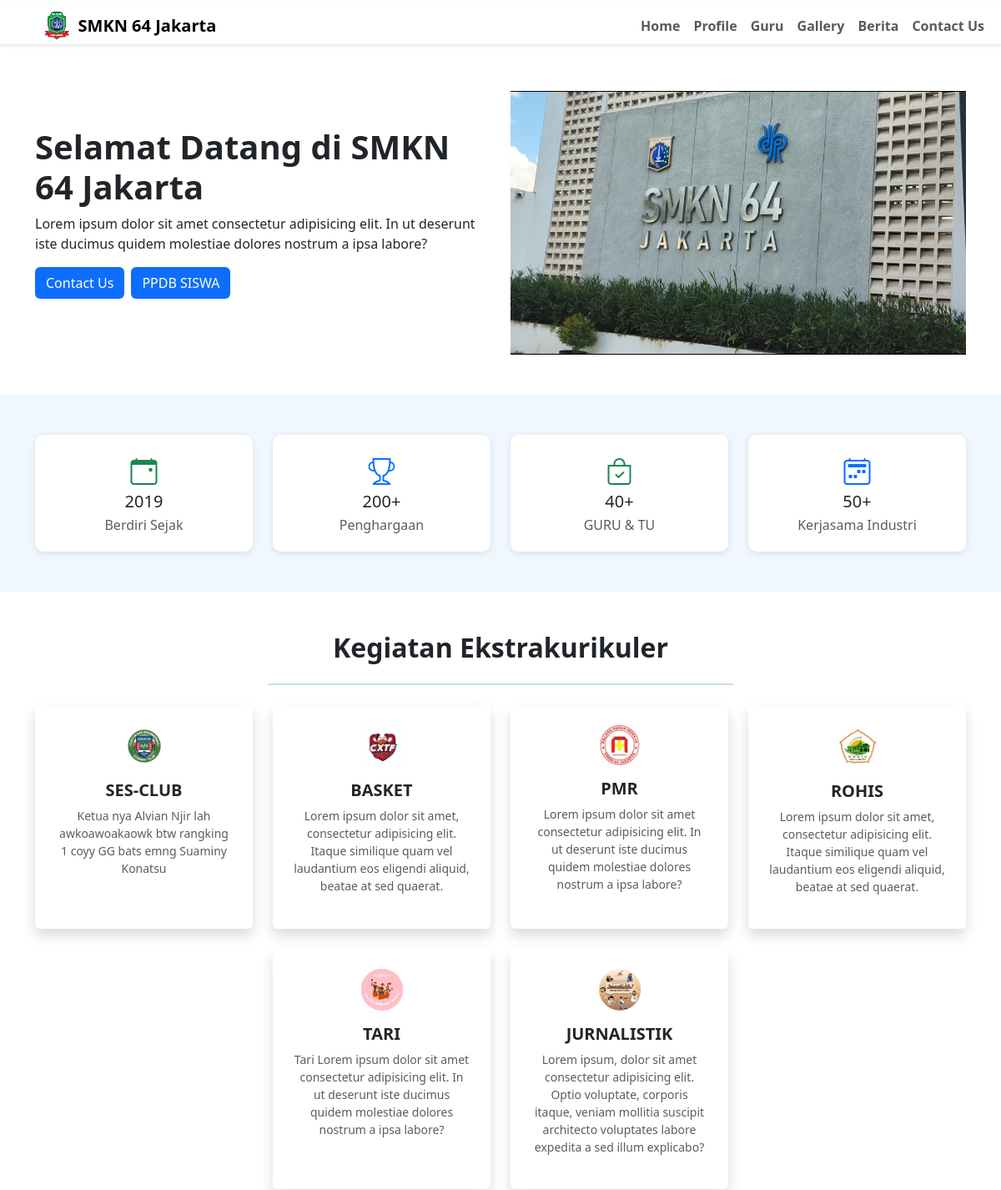
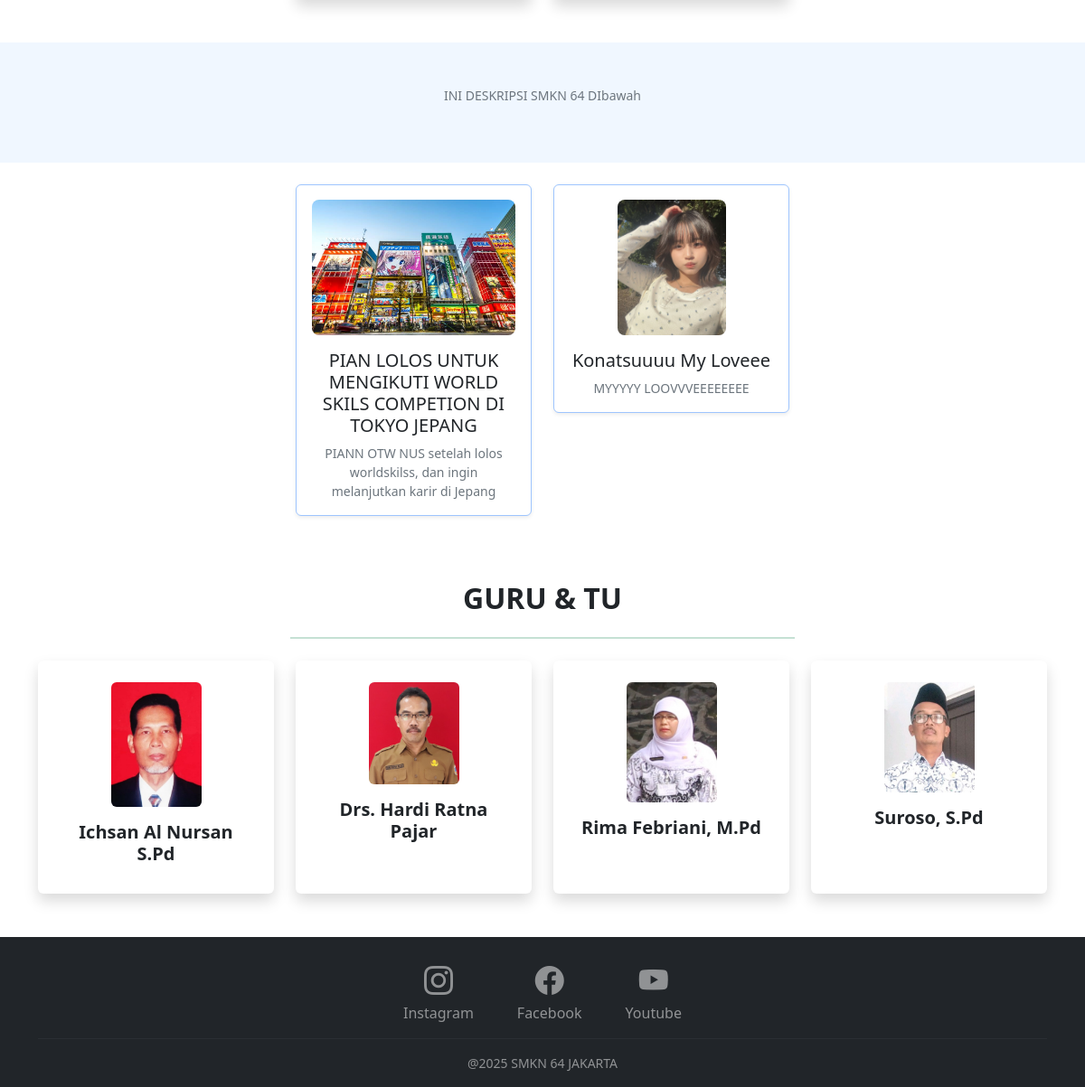
The app's page /WEP64/index.php with its own data (2 pictures, top to bottom).
### tables this page shows
CREATE TABLE `tbl_profile` (
  `id` int(11) NOT NULL,
  `profile_title` varchar(255) DEFAULT NULL,
  `profile_logo` varchar(255) DEFAULT NULL,
  `profile_berdiri` varchar(255) DEFAULT NULL,
  `profile_penghargaan` varchar(255) DEFAULT NULL,
  `profile_guru_tu` varchar(255) DEFAULT NULL,
  `profile_industri` varchar(255) DEFAULT NULL,
  `profile_visi` varchar(255) DEFAULT NULL,
  `profile_misi` varchar(500) DEFAULT NULL,
  `profile_alamat` varchar(500) DEFAULT NULL,
  `profile_email` varchar(255) DEFAULT NULL,
  `profile_npsn` varchar(150) DEFAULT NULL,
  `profile_pengawas` varchar(255) DEFAULT NULL,
  `profile_pengawas_nip` varchar(255) DEFAULT NULL,
  `profile_kepse` varchar(255) DEFAULT NULL,
  `profile_kepse_nip` varchar(255) DEFAULT NULL,
  `profile_identitas` text DEFAULT NULL,
  `profile_ig` varchar(255) DEFAULT NULL,
  `profile_yt` varchar(255) DEFAULT NULL,
  `profile_fb` varchar(255) DEFAULT NULL,
  `profile_x` varchar(255) DEFAULT NULL,
  `profile_deskripsi` varchar(255) DEFAULT NULL
);

CREATE TABLE `tbl_hero` (
  `id` int(11) NOT NULL,
  `hero_title` varchar(255) DEFAULT NULL,
  `hero_deskripsi` text DEFAULT NULL,
  `hero_img` varchar(255) DEFAULT NULL,
  `hero_status` enum('true','false') NOT NULL
);

CREATE TABLE `tbl_eskul` (
  `id` int(11) NOT NULL,
  `eskul_title` varchar(255) DEFAULT NULL,
  `eskul_deskripsi` text DEFAULT NULL,
  `eskul_img` varchar(255) DEFAULT NULL
);

CREATE TABLE `tbl_berita` (
  `id` int(11) NOT NULL,
  `berita_title` varchar(255) DEFAULT NULL,
  `berita_deskripsi` text DEFAULT NULL,
  `berita_img` varchar(255) DEFAULT NULL,
  `utama_biasa` enum('utama','biasa') DEFAULT NULL,
  `created_at` datetime NOT NULL DEFAULT current_timestamp(),
  `updated_at` datetime NOT NULL DEFAULT current_timestamp() ON UPDATE current_timestamp()
);

CREATE TABLE `tbl_guru_tu` (
  `id` int(11) NOT NULL,
  `guru_tu_name` varchar(255) DEFAULT NULL,
  `guru_tu_deskripsi` text DEFAULT NULL,
  `guru_tu_jenkel` enum('Laki - Laki','Perempuan') DEFAULT NULL,
  `guru_tu_gtk` varchar(255) DEFAULT NULL,
  `guru_tu_tmpt_lahir` varchar(255) DEFAULT NULL,
  `guru_tu_img` varchar(255) DEFAULT NULL
);

### WEP64/index.php (the view, shortened to what this page needs)
<?php
require_once("koneksi.php");
$sql = "SELECT * from tbl_profile";
$query = mysqli_query($conn, $sql);
$profile = mysqli_fetch_array($query);
?>
<!DOCTYPE html>
<html lang="en">
<head>
    <link rel="stylesheet" href="/WEP64/css/bootstrap.min.css">
    <link rel="stylesheet" href="https://cdn.jsdelivr.net/npm/bootstrap-icons@1.10.5/font/bootstrap-icons.css">
</head>
<body>
    <?php
    include 'navbar.php';
    ?>
    <?php
    $sql = "SELECT * from tbl_hero where hero_status=true";
    $query = mysqli_query($conn, $sql);
    $hero = mysqli_fetch_array($query);
    ?>
    <div class="container py-5">
        <div class="row align-items-center">
            <div class="col-lg-6 col-md 12 mb-4">
                <h1 class="fw-bold"><?= $hero['hero_title'] ?></h2>
                    <p><?= $hero['hero_deskripsi'] ?></p>
                    <div class="d-flex gap-2 mt-3">
                        <a href="contact.php" class="btn btn-custom bg-primary text-white">Contact Us</a>
                        <a href="#" class="btn btn-custom bg-primary text-white">PPDB SISWA</a>
                    </div>
            </div>
            <div class="col-lg-6 col-md-12 text-center">
                <img src="<?= $hero['hero_img'] ?>" alt="" class="img-fluid rounded-img">
            </div>
        </div>
    </div>
    <section class="bg-lightblue">
        <div class="container">
            <div class="row py-4 justify-content-center">
                <div class="col-md-3 col-sm-6 py-4">
                    <div class="stat-card">
                        <div class="stat-icon text-success"><i class="bi bi-calendar-event"></i></div>
                        <h5 class="mb-1"><?= $profile['profile_berdiri'] ?></h5>
                        <p class="text-muted mb-0">Berdiri Sejak</p>
                    </div>
                </div>
                <div class="col-md-3 col-sm-6 py-4">
                    <div class="stat-card">
                        <div class="stat-icon text-primary"><i class="bi bi-trophy"></i></div>
                        <h5 class="mb-1"><?= $profile['profile_penghargaan'] ?></h5>
                        <p class="text-muted mb-0">Penghargaan</p>
                    </div>
                </div>
                <div class="col-md-3 col-sm-6 py-4">
                    <div class="stat-card">
                        <div class="stat-icon text-success"><i class="bi bi-bag-check"></i></div>
                        <h5 class="mb-1"><?= $profile['profile_guru_tu'] ?></h5>
                        <p class="text-muted mb-0">GURU & TU</p>
                    </div>
                </div>
                <div class="col-md-3 col-sm-6 py-4">
                    <div class="stat-card">
                        <div class="stat-icon text-primary"><i class="bi bi-calendar2-week"></i></div>
                        <h5 class="mb-1"><?= $profile['profile_industri'] ?></h5>
                        <p class="text-muted mb-0">Kerjasama Industri</p>
                    </div>
                </div>
            </div>
        </div>
    </section>
    <section class="py-5 bg-white">
        <div class="container text-center">
            <h2 class="fw-bold">Kegiatan Ekstrakurikuler</h2>
            <hr class="mx-auto my-4 w-50 w-40 w-md-20 border-2 border-success opacity-30">
            <div class="row g-4 justify-content-center">
                <?php
                $sql = "SELECT * from tbl_eskul";
                $query = mysqli_query($conn, $sql);
                while ($eskul = mysqli_fetch_array($query)) {
                ?>
                    <div class="col-lg-3 col-md-6">
                        <div class="shadow rounded p-4 h-100 bg-white">
                            <img src="<?= $eskul['eskul_img'] ?>" alt="SESC" class="mx-auto d-block mb-3" width="50">
                            <h5 class="fw-bold"><?= $eskul['eskul_title'] ?></h5>
                            <p class="text-muted small"><?= $eskul['eskul_deskripsi'] ?></p>
                        </div>
                    </div>
                <?php
                }
                ?>
            </div>
        </div>
    </section>
    <div class="container-fluid py-5 d-flex justify-content-center align-items-center bg-lightblue">
        <p class="col-12 col-md-6 text-center text-secondary small px-3"><?= $profile['profile_deskripsi'] ?></p>
    </div>
    <div class="container py-4 text-center">
        <a href="berita.php" class="text-decoration-none">
            <div class="row g-4 justify-content-center">
                <?php
                $sql = "SELECT * from tbl_berita where utama_biasa='utama'";
                $query = mysqli_query($conn, $sql);
                while ($berita = mysqli_fetch_array($query)) {
                ?>
                    <div class="col-12 col-md-6 col-lg-3">
                        <div class="card border-primary-subtle shadow-sm">
                            <div class="card-body text-center">
                                <img src="<?= $berita['berita_img'] ?>"
                                    alt="<?= $berita['berita_title'] ?>"
                                    class="img-fluid mb-3 rounded-3"
                                    style="max-height: 150px; object-fit: cover;">
                                <h5 class="card-title"><?= $berita['berita_title'] ?></h5>
                                <p class="card-text text-secondary small"><?= $berita['berita_deskripsi'] ?></p>
                            </div>
                        </div>
                    </div>
                <?php
                }
                ?>
            </div>
        </a>
    </div>
    <section class="py-5 bg-white">
        <div class="container text-center">
            <h2 class="fw-bold">GURU & TU</h2>
            <hr class="mx-auto my-4 w-50 w-40 w-md-20 border-2 border-success opacity-30">
            <div class="row g-4 justify-content-center">
                <?php
                $sql = "SELECT * from tbl_guru_tu";
                $query = mysqli_query($conn, $sql);
                while ($guru_tu = mysqli_fetch_array($query)) {
                ?>
                    <div class="col-lg-3 col-md-6">
                        <div class="shadow rounded p-4 h-100 bg-white">
                            <img src="<?= $guru_tu['guru_tu_img'] ?>" class="mx-auto d-block mb-3 rounded" width="100" alt=""></img>
                            <h5 class="fw-bold"><?= $guru_tu['guru_tu_name'] ?></h5>
                        </div>
                    </div>
                <?php
                }
                ?>
            </div>
        </div>
    </section>
    <?php include 'footer.php' ?>
</body>
</html>

### WEP64/navbar.php (shortened to what this page needs)
<?php
    include 'koneksi.php';
    $sql = "SELECT * from tbl_profile where id='1'";
    $query = mysqli_query($conn, $sql);
    $nav = mysqli_fetch_array($query);
?>
<!DOCTYPE html>
<html lang="en">
<head>
    <link rel="stylesheet" href="/WEP64/css/bootstrap.min.css">
    <link rel="stylesheet" href="https://cdn.jsdelivr.net/npm/bootstrap-icons@1.10.5/font/bootstrap-icons.css">
</head>
<body>
    <nav class="navbar navbar-expand-lg navbar-light bg-white">
        <div class="container-fluid" style="box-shadow: 0 2px 4px rgba(0, 0, 0, 0.1);">
            <a class="navbar-brand d-flex align-items-center" href="index.php">
                <img src="<?= $nav['profile_logo'] ?>" style="height: 35px; margin-right: 10px; margin-left: 40px;" alt="img">
                <span class="fw-bold">SMKN 64 Jakarta</span>
            </a>
            <div class="collapse navbar-collapse justify-content-end" id="navbarSupportedContent">
                <ul class="navbar-nav">
                    <li class="nav-item"><a class="nav-link fw-bold" href="index.php">Home</a></li>
                    <li class="nav-item"><a class="nav-link fw-bold" href="profile.php">Profile</a></li>
                    <li class="nav-item"><a class="nav-link fw-bold" href="guru.php">Guru</a></li>
                    <li class="nav-item"><a class="nav-link fw-bold" href="gallery.php">Gallery</a></li>
                    <li class="nav-item"><a class="nav-link fw-bold" href="berita.php">Berita</a></li>
                    <li class="nav-item"><a class="nav-link fw-bold" href="contact.php">Contact Us</a></li>
                </ul>
            </div>
        </div>
    </nav>
</body>
</html>

### WEP64/footer.php
<?php
    include 'koneksi.php';
    $sql = "SELECT * from tbl_profile";
    $query = mysqli_query($conn, $sql);
    $footer = mysqli_fetch_array($query);
?>
    <footer class="bg-dark text-white pt-4">
        <div class="container text-center opacity-50">
            <div class="mb-3 d-flex justify-content-center gap-5">
                <div>
                    <a href="<?= $footer['profile_ig'] ?>" class="text-decoration-none text-white">
                        <i class="bi bi-instagram fs-2"></i><br>
                        <span>Instagram</span>
                    </a>
                </div>
                <div>
                    <a href="<?= $footer['profile_fb'] ?>" class="text-decoration-none text-white">
                        <i class="bi bi-facebook fs-2"></i><br>
                        <span>Facebook</span>
                    </a>
                </div>
                <div>
                    <a href="<?= $footer['profile_yt'] ?>" class="text-decoration-none text-white">
                        <i class="bi bi-youtube fs-2"></i><br>
                        <span>Youtube</span>
                    </a>
                </div>
            </div>
            <hr class="border-secondary">
            <p class="mb-0 pb-3 small">@2025 SMKN 64 JAKARTA</p>
        </div>
    </footer>

### WEP64/index.php (style rules this page uses)
.stat-card { background-color: #ffff; border-radius: 10px; box-shadow: 0 2px 8px rgba(0, 0, 0, 0.1); padding: 20px; text-align: center; }
.stat-icon { font-size: 2rem; }
.bg-lightblue { background-color: #f0f7ff; }
.row { margin: 0; }

### records on screen
tbl_profile: profile_logo (picture), profile_berdiri "2019", profile_penghargaan "200+", profile_guru_tu "40+", profile_industri "50+", profile_deskripsi "INI DESKRIPSI SMKN 64 DIbawah"
tbl_hero: hero_title "Selamat Datang di SMKN 64 Jakarta", hero_deskripsi "Lorem ipsum dolor sit amet consectetur adipisicing elit. In ut deserunt iste ducimus quidem molestiae dolores nostrum a ipsa labore?", hero_img (picture)
tbl_eskul: eskul_img (picture), eskul_title "SES-CLUB", eskul_deskripsi "Ketua nya Alvian Njir lah awkoawoakaowk btw rangking 1 coyy GG bats emng Suaminy Konatsu"
tbl_eskul: eskul_img (picture), eskul_title "BASKET", eskul_deskripsi "Lorem ipsum dolor sit amet, consectetur adipisicing elit. Itaque similique quam vel laudantium eos eligendi aliquid, beatae at sed quaerat."
tbl_eskul: eskul_img (picture), eskul_title "PMR", eskul_deskripsi "Lorem ipsum dolor sit amet consectetur adipisicing elit. In ut deserunt iste ducimus quidem molestiae dolores nostrum a ipsa labore?"
tbl_eskul: eskul_img (picture), eskul_title "ROHIS", eskul_deskripsi "Lorem ipsum dolor sit amet, consectetur adipisicing elit. Itaque similique quam vel laudantium eos eligendi aliquid, beatae at sed quaerat."
tbl_eskul: eskul_img (picture), eskul_title "TARI", eskul_deskripsi "Tari Lorem ipsum dolor sit amet consectetur adipisicing elit. In ut deserunt iste ducimus quidem molestiae dolores nostrum a ipsa labore?"
tbl_eskul: eskul_img (picture), eskul_title "JURNALISTIK", eskul_deskripsi "Lorem ipsum, dolor sit amet consectetur adipisicing elit. Optio voluptate, corporis itaque, veniam mollitia suscipit architecto voluptates labore expedita a sed illum explicabo?"
tbl_berita: berita_img (picture), berita_title "PIAN LOLOS UNTUK MENGIKUTI WORLD SKILS COMPETION DI TOKYO JEPANG", berita_deskripsi "PIANN OTW NUS setelah lolos worldskilss, dan ingin melanjutkan karir di Jepang"
tbl_berita: berita_img (picture), berita_title "Konatsuuuu My Loveee", berita_deskripsi "MYYYYY LOOVVVEEEEEEEE"
tbl_guru_tu: guru_tu_img (picture), guru_tu_name "Ichsan Al Nursan S.Pd"
tbl_guru_tu: guru_tu_img (picture), guru_tu_name "Drs. Hardi Ratna Pajar"
tbl_guru_tu: guru_tu_img (picture), guru_tu_name "Rima Febriani, M.Pd"
tbl_guru_tu: guru_tu_img (picture), guru_tu_name "Suroso, S.Pd"
